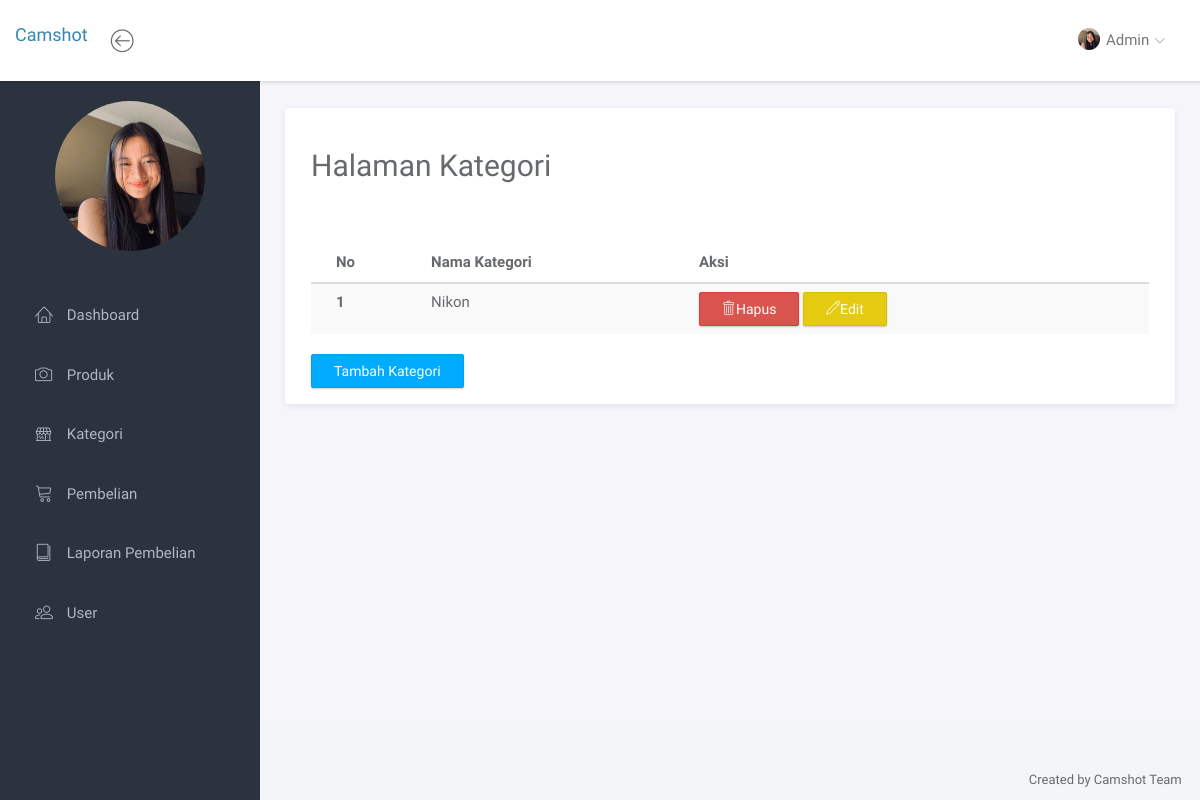
Page /admin/index.php?halaman=kategori (signed in) on the earlier database version.
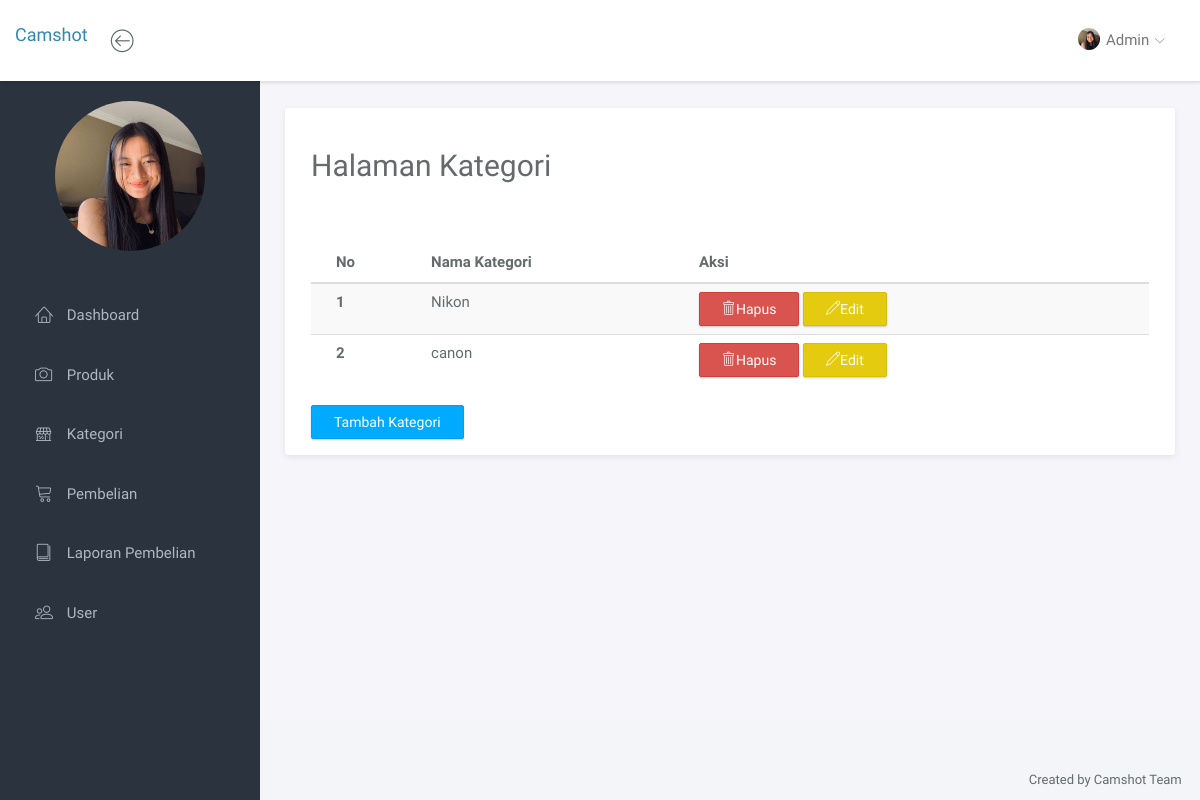
Same page on the later database version.
### tables this page shows
CREATE TABLE `kategori` (
  `id_kategori` int(11) NOT NULL,
  `nama_kategori` varchar(50) NOT NULL
);

### admin/kategori.php (the view, shortened to what this page needs)
<?php
$semuadata = [];
$ambil = $koneksi->query("SELECT * FROM kategori");
while ($pecah = $ambil->fetch_assoc()) {
    $semuadata[] = $pecah;
} ?>
<div class="panel-headline">
    <div class="panel-heading">
        <h2>Halaman Kategori</h2>
    </div>
</div>
<br>
<div class="panel-body">
    <table class="table table-striped">
        <thead>
            <tr>
                <th scope="col">No</th>
                <th scope="col">Nama Kategori</th>
                <th scope="col">Aksi</th>
            </tr>
        </thead>
        <tbody>
            <?php foreach ($semuadata as $key => $value) : ?>
                <tr>
                    <th>
                        <?= $key + 1; ?>
                    </th>
                    <td>
                        <?= $value['nama_kategori']; ?>
                    </td>
                    <td><a href="index.php?halaman=hapuskategori&id=<?= $value['id_kategori'] ?>" class="btn btn-danger"><span class="lnr lnr-trash"></span>Hapus</a>
                        <a href="index.php?halaman=editkategori&id=<?= $value['id_kategori'] ?>" class="btn btn-warning"><span class="lnr lnr-pencil"></span>Edit</a></td>
                </tr>
            <?php endforeach ?>
        </tbody>
    </table>
    <a href="index.php?halaman=tambahkategori" class="btn btn-primary">Tambah Kategori</a>
</div>

Differences in the rows shown:
added kategori: nama_kategori "canon"
